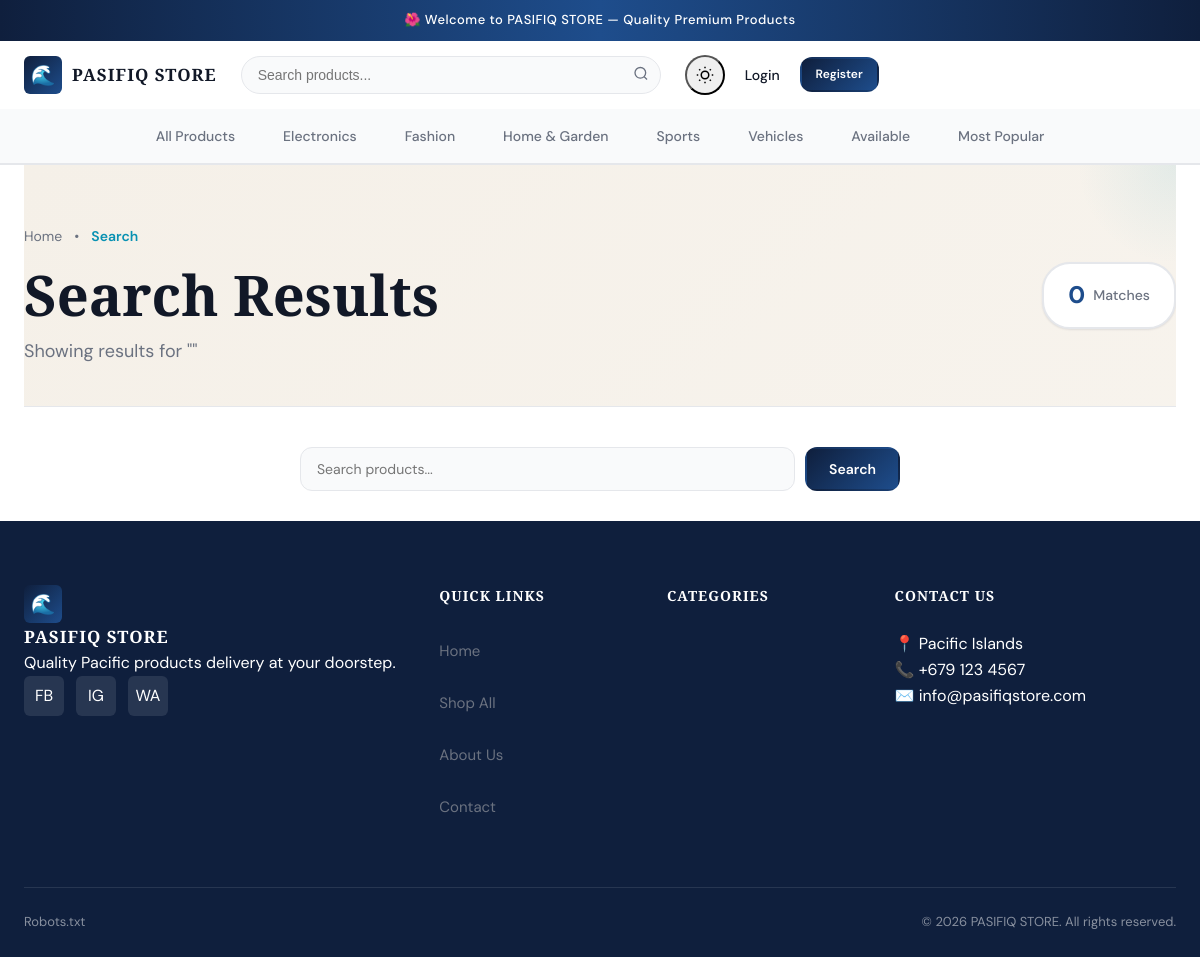
The app's page /search/ with its own data.
### core/models.py (models this page shows, shortened)
class SiteSettings(models.Model):
    store_name = models.CharField(max_length=100, default='PASIFIQ STORE')
    tagline = models.CharField(max_length=200, blank=True)
    phone = models.CharField(max_length=20, blank=True)
    whatsapp = models.CharField(max_length=20, blank=True)
    email = models.EmailField(blank=True)
    address = models.TextField(blank=True)
    facebook = models.URLField(blank=True)
    instagram = models.URLField(blank=True)
    twitter = models.URLField(blank=True)
    logo = models.ImageField(upload_to='site/', blank=True, null=True)
    hero_image = models.ImageField(upload_to='site/', blank=True, null=True)
    about_text = models.TextField(blank=True)
    updated_at = models.DateTimeField(auto_now=True)
    class Meta:
        db_table = 'site_settings'
        verbose_name = 'Site Settings'
        verbose_name_plural = 'Site Settings'

### categories/models.py (models this page shows, shortened)
class Category(models.Model):
    name = models.CharField(max_length=100)
    slug = models.SlugField(unique=True)
    description = models.TextField(blank=True)
    image = models.ImageField(upload_to='categories/', blank=True, null=True)
    parent = models.ForeignKey('self', null=True, blank=True, related_name='children', on_delete=models.SET_NULL)
    is_active = models.BooleanField(default=True)
    sort_order = models.IntegerField(default=0)
    created_at = models.DateTimeField(auto_now_add=True)
    class Meta:
        db_table = 'categories'
        verbose_name_plural = 'categories'
        ordering = ['sort_order', 'name']
        indexes = [models.Index(fields=['slug']), models.Index(fields=['parent'])]
    def get_absolute_url(self):
        from django.urls import reverse
        return reverse('categories:detail', kwargs={'slug': self.slug})

### search_app/views.py (the view)
def search(request):
    products = get_filtered_products(request)
    query = request.GET.get('q', '').strip()
    from django.core.paginator import Paginator
    paginator = Paginator(products, 12)
    page = paginator.get_page(request.GET.get('page', 1))
    return render(request, 'search_app/results.html', {
        'query': query,
        'products': page,
        'result_count': products.count() if query else 0,
        'condition': request.GET.get('condition', ''),
        'sort': request.GET.get('sort', 'relevance'),
    })

### comparison/context_processors.py (called while the page is built)
def comparison_context(request):
    if request.user.is_authenticated:
        items = ComparisonItem.objects.filter(user=request.user)
    else:
        session_key = request.session.session_key
        items = ComparisonItem.objects.filter(session_key=session_key) if session_key else ComparisonItem.objects.none()
    return {
        'comparison_count': items.count(),
        'comparison_product_ids': list(items.values_list('product_id', flat=True)),
    }

### core/context_processors.py (called while the page is built)
def global_context(request):
    try:
        site_settings = SiteSettings.objects.first()
    except:
        site_settings = None
    return {
        'store_name': getattr(site_settings, 'store_name', settings.STORE_NAME),
        'store_phone': getattr(site_settings, 'phone', settings.STORE_PHONE),
        'store_whatsapp': getattr(site_settings, 'whatsapp', settings.STORE_WHATSAPP),
        'store_email': getattr(site_settings, 'email', settings.STORE_EMAIL),
        'store_address': getattr(site_settings, 'address', settings.STORE_ADDRESS),
        'site_settings': site_settings,
    }

### core/templatetags/core_tags.py (called while the page is built)
@register.simple_tag
def get_nav_categories():
    return Category.objects.filter(is_active=True, parent=None)[:8]

### notifications/context_processors.py (called while the page is built)
def notifications_context(request):
    if request.user.is_authenticated and (request.user.is_store_owner or request.user.is_superuser):
        unread = Notification.objects.filter(recipient=request.user, is_read=False).count()
        recent = Notification.objects.filter(recipient=request.user).order_by('-created_at')[:5]
    else:
        unread = 0
        recent = []
    return {'unread_notifications': unread, 'recent_notifications': recent}

### wishlist/context_processors.py (called while the page is built)
def wishlist_context(request):
    if request.user.is_authenticated:
        count = WishlistItem.objects.filter(user=request.user).count()
        ids = list(WishlistItem.objects.filter(user=request.user).values_list('product_id', flat=True))
    else:
        count = 0
        ids = []
    return {'wishlist_count': count, 'wishlist_product_ids': ids}

### templates/search_app/results.html (shortened to what this page needs)
{% extends 'base.html' %}
{% block content %}
<div class="container">
    <div class="page-header-boutique">
        <div class="header-main-row">
            <div class="header-text-group">
                <nav class="breadcrumb-nav">
                    <a href="{% url 'core:home' %}">Home</a>
                    <span class="sep">•</span>
                    <span class="current">Search</span>
                </nav>
                <h1>Search Results</h1>
                <p>Showing results for "{{ query }}"</p>
            </div>
            <div class="header-info-group">
                <div class="product-count-pill">
                    <strong>{{ result_count }}</strong>
                    <span>Matches</span>
                </div>
            </div>
        </div>
    </div>
    <div class="search-hero" style="margin-bottom: 30px;">
        <form action="{% url 'search_app:search' %}" method="GET" class="search-form-big"
            style="display:flex; max-width:600px; margin:0 auto; gap:10px;">
            <input type="text" name="q" value="{{ query }}" placeholder="Search products..." autofocus
                class="form-control" style="flex:1;">
            <button type="submit" class="btn btn-primary">Search</button>
        </form>
    </div>
</div>
{% endblock %}

### templates/base.html (shortened to what this page needs)
<!DOCTYPE html>
<html lang="en" data-theme="light">
<head>
    {% load static %}
    <link rel="stylesheet" href="{% static 'css/main.css' %}">
</head>
<body class="{% block body_class %}{% endblock %}">
    <div class="announcement-bar">
        <div class="container">
            <span>🌺 Welcome to {{ store_name }} — Quality Premium Products</span>
        </div>
    </div>
    <header class="site-header">
        <nav class="nav-container">
            <div class="nav-logo">
                <a href="{% url 'core:home' %}" class="nav-logo">
                    <div class="logo-icon">🌊</div>
                    <div class="logo-text">{{ store_name }}</div>
                </a>
            </div>
            <form class="nav-search" action="{% url 'search_app:search' %}" method="GET">
                <input type="text" name="q" placeholder="Search products..." class="search-input"
                    value="{{ request.GET.q }}" id="searchInput" autocomplete="off">
                <button type="submit" class="search-btn">
                    <svg width="16" height="16" viewBox="0 0 24 24" fill="none" stroke="currentColor" stroke-width="2">
                        <circle cx="11" cy="11" r="8" />
                        <path d="m21 21-4.35-4.35" />
                    </svg>
                </button>
            </form>
            <div class="nav-actions">
                <button id="themeToggle" class="nav-icon-btn" title="Toggle Theme">
                </button>
                {% if request.user.is_authenticated %}
                {% if request.user.is_store_owner or request.user.is_superuser %}
                <a href="{% url 'dashboard:index' %}" class="nav-link" title="Dashboard">
                    Dashboard
                    {% if unread_notifications > 0 %}<span class="badge">{{ unread_notifications }}</span>{% endif %}
                </a>
                {% endif %}
                <a href="{% url 'comparison:view' %}" class="nav-icon-btn" title="Compare">
                    <svg width="18" height="18" viewBox="0 0 24 24" fill="none" stroke="currentColor" stroke-width="2">
                        <polyline points="22 12 18 12 15 21 9 3 6 12 2 12" />
                    </svg>
                    {% if comparison_count > 0 %}<span class="badge">{{ comparison_count }}</span>{% endif %}
                </a>
                <a href="{% url 'wishlist:list' %}" class="nav-icon-btn" title="Wishlist">
                    <svg width="18" height="18" viewBox="0 0 24 24" fill="none" stroke="currentColor" stroke-width="2">
                        <path
                            d="M20.84 4.61a5.5 5.5 0 0 0-7.78 0L12 5.67l-1.06-1.06a5.5 5.5 0 0 0-7.78 7.78l1.06 1.06L12 21.23l7.78-7.78 1.06-1.06a5.5 5.5 0 0 0 0-7.78z" />
                    </svg>
                    {% if wishlist_count > 0 %}<span class="badge">{{ wishlist_count }}</span>{% endif %}
                </a>
                <div class="nav-dropdown">
                    <a href="{% url 'users:profile' %}" class="nav-link">
                        {{ request.user.username }} <span class="nav-chevron">▼</span>
                    </a>
                    <div class="dropdown-menu dropdown-right">
                        <a href="{% url 'users:profile' %}" class="dropdown-item">Profile</a>
                        <div class="dropdown-divider"></div>
                        <form method="post" action="{% url 'users:logout' %}" id="logoutForm">
                            {% csrf_token %}
                            <button type="submit" class="dropdown-item text-accent">Logout</button>
                        </form>
                    </div>
                </div>
                {% else %}
                <a href="{% url 'users:login' %}" class="nav-link">Login</a>
                <a href="{% url 'users:register' %}" class="btn btn-primary btn-sm">Register</a>
                {% endif %}
            </div>
        </nav>
        {% if request.resolver_match.url_name != 'home' or request.resolver_match.namespace != 'core' %}
        <div class="category-nav">
            <div class="container">
                <a href="{% url 'products:list' %}"
                    class="category-nav-link {% if request.resolver_match.url_name == 'list' and not request.GET.category and not request.GET.status %}active{% endif %}">All
                    Products</a>
                {% load core_tags %}
                {% get_nav_categories as nav_cats %}
                {% for cat in nav_cats %}
                <a href="{{ cat.get_absolute_url }}"
                    class="category-nav-link {% if selected_category == cat.slug or category.slug == cat.slug %}active{% endif %}">
                    {{ cat.name }}
                </a>
                {% endfor %}
                <a href="{% url 'products:list' %}?status=available"
                    class="category-nav-link {% if request.GET.status == 'available' %}active{% endif %}">Available</a>
                <a href="{% url 'products:list' %}?sort=view_count"
                    class="category-nav-link {% if request.GET.sort == 'view_count' %}active{% endif %}">Most
                    Popular</a>
            </div>
        </div>
        {% endif %}
    </header>
    <main class="main-content">
        {% block content %}{% endblock %}
    </main>
    <footer class="site-footer">
        <div class="footer-container">
            <div class="footer-grid">
                <div class="footer-col">
                    <a href="{% url 'core:home' %}" class="footer-logo">
                        <div class="logo-icon">🌊</div>
                        <div class="logo-text">{{ store_name }}</div>
                    </a>
                    <p class="footer-desc">{{ store_tagline|default:'Quality Pacific products delivery at your doorstep.' }}</p>
                    <div class="footer-social">
                        <a href="#" class="social-btn">FB</a>
                        <a href="#" class="social-btn">IG</a>
                        <a href="#" class="social-btn">WA</a>
                    </div>
                </div>
                <div class="footer-col collapsible-col">
                    <h4 class="footer-heading">Quick Links <span class="footer-toggle">+</span></h4>
                    <ul class="footer-list">
                        <li><a href="{% url 'core:home' %}">Home</a></li>
                        <li><a href="{% url 'products:list' %}">Shop All</a></li>
                        <li><a href="#">About Us</a></li>
                        <li><a href="#">Contact</a></li>
                    </ul>
                </div>
                <div class="footer-col collapsible-col">
                    <h4 class="footer-heading">Categories <span class="footer-toggle">+</span></h4>
                </div>
                <div class="footer-col collapsible-col">
                    <h4 class="footer-heading">Contact Us <span class="footer-toggle">+</span></h4>
                    <div class="footer-contact footer-list">
                        <div class="contact-item">📍 {{ store_address }}</div>
                        <div class="contact-item">📞 {{ store_phone }}</div>
                        <div class="contact-item">✉️ {{ store_email }}</div>
                    </div>
                </div>
            </div>
            <div class="footer-bottom">
                <a href="{% url 'core:robots_txt' %}">Robots.txt</a>
                <p>&copy; {% now "Y" %} {{ store_name }}. All rights reserved.</p>
            </div>
        </div>
    </footer>
</body>
</html>

### records on screen
SiteSettings: store_name "PASIFIQ STORE", address "Pacific Islands", phone "+679 123 4567", email "info@pasifiqstore.com"
Category: name "Electronics"
Category: name "Fashion"
Category: name "Home & Garden"
Category: name "Sports"
Category: name "Vehicles"

### other values on screen
{{ result_count }} "0"
